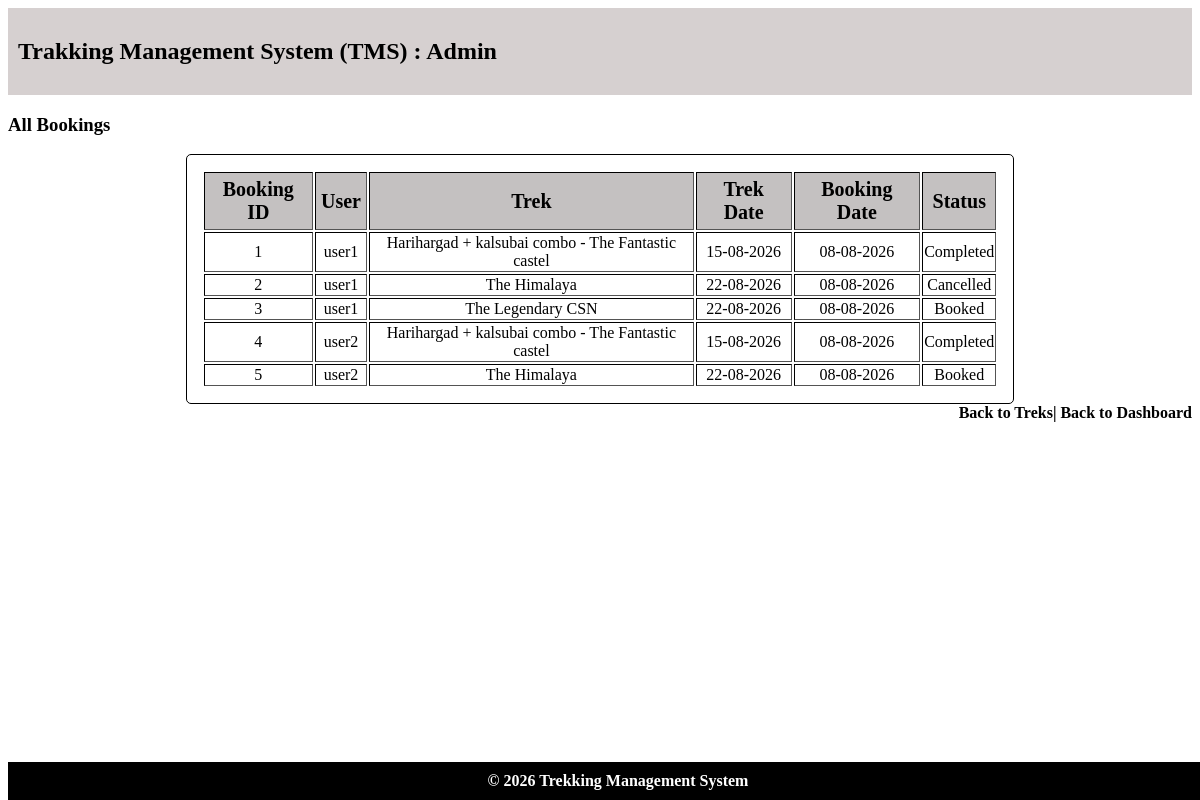
Before: /admin/bookings with the older database file.
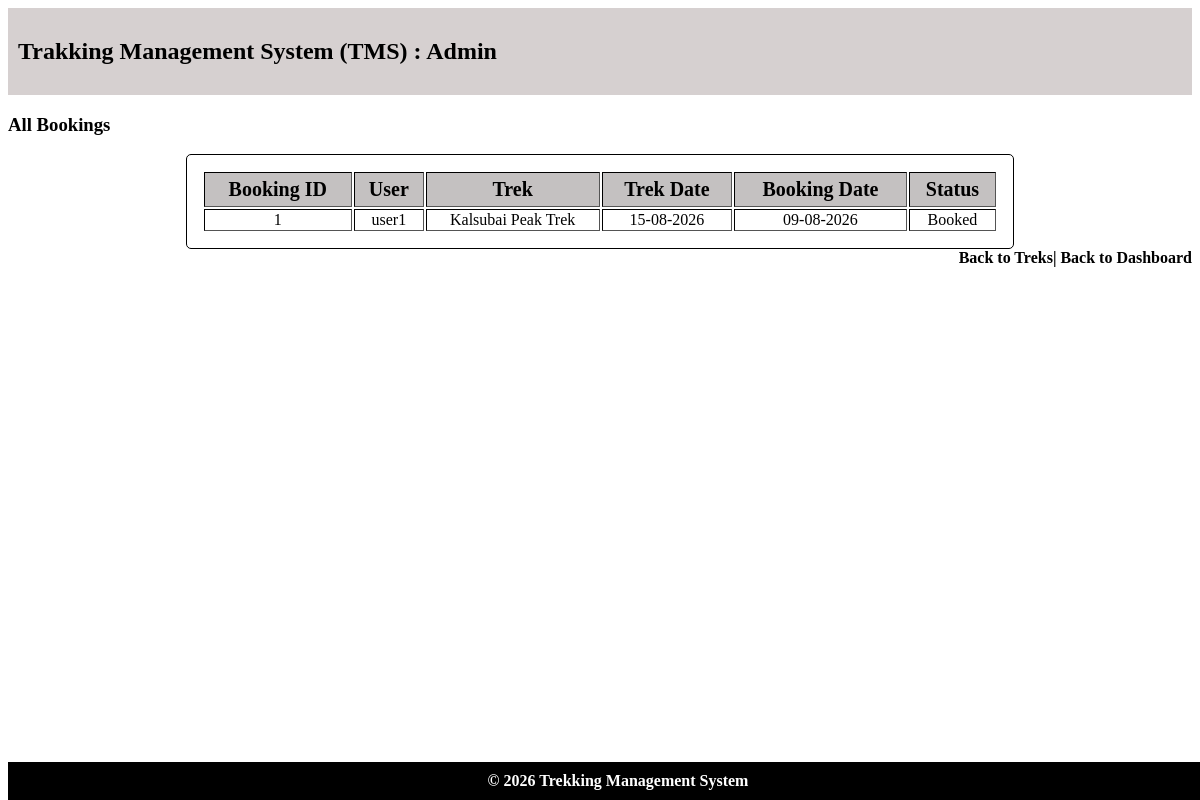
After: the same page with the newer database file.
### models.py (models this page shows)
class Bookings(db.Model):
    __tablename__ = "bookings"
    booking_id = db.Column(db.Integer,primary_key=True)
    trekker_id = db.Column(db.Integer,db.ForeignKey("trekker_profiles.trekker_id"),nullable=False)
    trek_id = db.Column(db.Integer,db.ForeignKey("treks.trek_id"),nullable=False)
    booking_status = db.Column(db.Integer,nullable=False,default=0)     # 0 = Booked, 1 = Cancelled  2 = Completed
    booking_date = db.Column(db.Date,nullable=False)
    __table_args__ = (
        db.UniqueConstraint(
            "trekker_id",
            "trek_id",
            name="unique_trekker_trek"
        ),
    )

class Trekker_Profiles(db.Model):
    __tablename__ = "trekker_profiles"
    trekker_id = db.Column(db.Integer,db.ForeignKey("users.id"),primary_key=True)
    name = db.Column(db.String, nullable=False)
    phone = db.Column(db.String, nullable=False)
    address = db.Column(db.String, nullable=False)
    emergency_contact = db.Column(db.String, nullable=False)
    status = db.Column(db.Integer,nullable=False,default=0) # 0 = Registered, # 1 = Blacklisted
    bookings = db.relationship(
        "Bookings",
        cascade="all, delete",
        backref="trekker_profiles"
    )

class Treks(db.Model):
    __tablename__ = "treks"
    trek_id = db.Column(db.Integer,primary_key=True)
    trek_name = db.Column(db.String, nullable=False)
    location = db.Column(db.String, nullable=False)
    duration_days = db.Column(db.Integer,nullable=False)
    total_slots = db.Column(db.Integer,nullable=False)
    avail_slots = db.Column(db.Integer,nullable=False)
    staff_id = db.Column(db.Integer,db.ForeignKey("staff_profiles.staff_id"),nullable=True)
    difficulty = db.Column(db.Integer,nullable=False, default=0)    # 0 = Easy, 1 = Moderate, 2 = Hard
    trek_status = db.Column(db.Integer,nullable=False,default=0)    # 0 = Pending, 1 = Approved, 2 = Open, 3 = Closed, 4 = Completed
    start_date = db.Column(db.Date,nullable=False)
    end_date = db.Column(db.Date, nullable=False)
    description = db.Column(db.String,nullable=False)
    bookings = db.relationship(
        "Bookings",
        cascade="all, delete",
        backref="treks"
    )

### controller.py (the view)
@app.route("/admin/bookings")
def admin_bookings():
    all_bookings = db.session.query(Bookings).order_by(
        Bookings.booking_date.desc()
    ).all()
    return render_template("admin_bookings.html",bookings=all_bookings)

### templates/admin_bookings.html (shortened to what this page needs)
<!DOCTYPE html>
<html lang="en">
<head>
    <link rel="stylesheet" href="/static/main.css">
</head>
<body>
    <header>
        <h2>Trakking Management System (TMS) : Admin</h2>
    </header>
    <main>
        <h3>All Bookings</h3>
        <table class="normal" border="1">
            <tr><th>Booking ID</th> <th>User</th>   <th>Trek</th>   <th>Trek Date</th>  <th>Booking Date</th>   <th>Status</th></tr>
            {% for booking in bookings %}
            <tr><td>{{ booking.booking_id }}</td>
                <td>{{ booking.trekker_profiles.name }}</td>
                <td>{{ booking.treks.trek_name }}</td>
                <td>{{ booking.treks.start_date.strftime('%d-%m-%Y') }}</td>
                <td>{{ booking.booking_date.strftime('%d-%m-%Y') }}</td>
                <td>
                    {% if booking.booking_status == 0 %}
                        Booked
                    {% elif booking.booking_status == 1 %}
                        Cancelled
                    {% elif booking.booking_status == 2 %}
                        Completed
                    {% endif %}
                </td>
            </tr>
            {% else %}
            <tr><td colspan="6">No bookings available.</td></tr>
            {% endfor %}
        </table>
        <nav>
                <a href="{{ url_for('admin_treks') }}"> Back to Treks</a>|
                <a href="{{ url_for('admin_dashboard') }}">Back to Dashboard</a>
        </nav>
    </main>
    <footer>© 2026 Trekking Management System</footer>
</body>
</html>

Changed rows visible on the page:
removed Bookings: booking_id "2", trekker_profiles.name "user1", treks.trek_name "The Himalaya", treks.start_date "22-08-2026", booking_date "08-08-2026", booking_status "Cancelled"
removed Bookings: booking_id "3", trekker_profiles.name "user1", treks.trek_name "The Legendary CSN", treks.start_date "22-08-2026", booking_date "08-08-2026", booking_status "Booked"
removed Bookings: booking_id "4", trekker_profiles.name "user2", treks.trek_name "Harihargad + kalsubai combo - The Fantastic castel", treks.start_date "15-08-2026", booking_date "08-08-2026", booking_status "Completed"
removed Bookings: booking_id "5", trekker_profiles.name "user2", treks.trek_name "The Himalaya", treks.start_date "22-08-2026", booking_date "08-08-2026", booking_status "Booked"
changed Bookings "user1": treks.trek_name "Harihargad + kalsubai combo - The Fantastic castel" → "Kalsubai Peak Trek"; booking_date "08-08-2026" → "09-08-2026"; booking_status "Completed" → "Booked"
